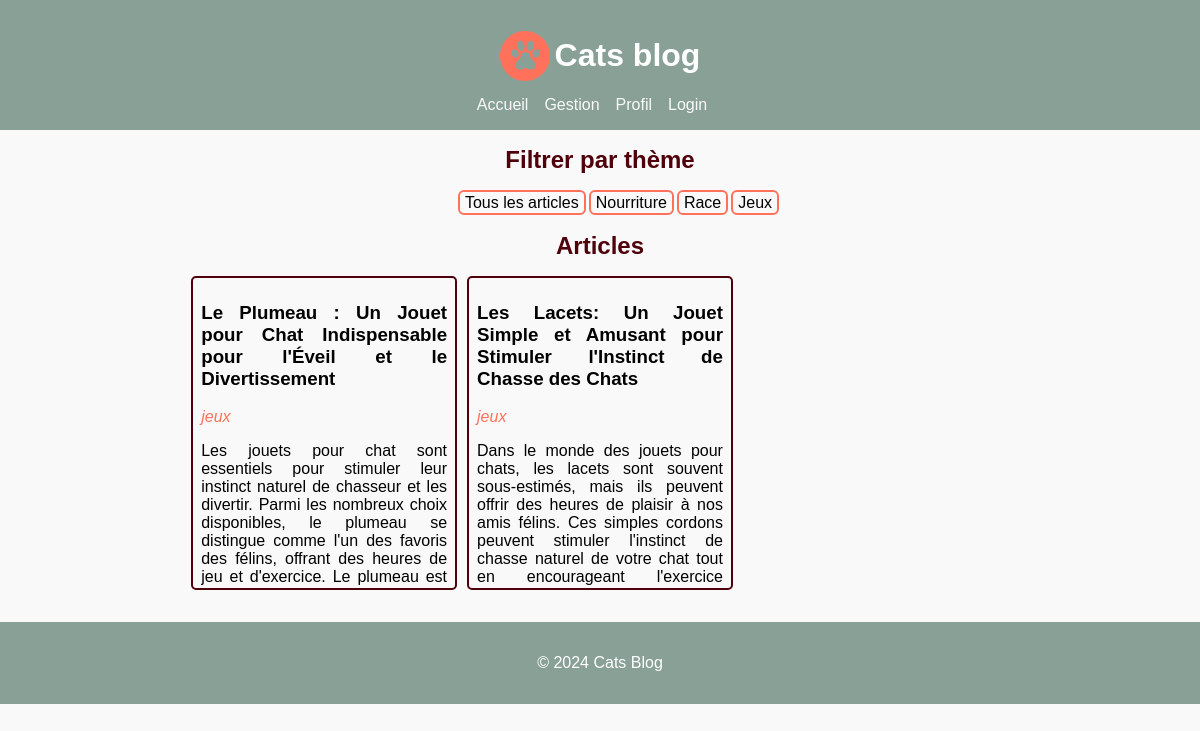
Page /index?theme=jeux on the committed database.
### app/models.py (models this page shows, shortened)
class Article(db.Model):
    id = db.Column(db.Integer, primary_key=True)
    title = db.Column(db.String(140))
    theme = db.Column(db.String(140))
    body = db.Column(db.Text)
    timestamp = db.Column(db.DateTime, index=True, default=datetime.utcnow)
    author_id = db.Column(db.String(140))
    THEMES = ["race", "nourriture", "jeux"]

### app/routes.py (the view)
@app.route('/')
@app.route('/index')
def index():
    articles = Article.query.all()
    theme_selectionne = request.args.get('theme')
    if not theme_selectionne:
        articles_filtres = articles
    else:
        articles_filtres = [article for article in articles if article.theme == theme_selectionne]
    return render_template('home.html', title='Home', articles=articles_filtres)

### app/templates/home.html
{% extends "base.html" %}
{% block content %}
  <h2>Filtrer par thème </h2>
  <ul class="art-link">
      <li><a href="{{ url_for('index') }}" class="art-link__link">Tous les articles</a></li>
      <li><a href="{{ url_for('index', theme='nourriture') }}" class="art-link__link">Nourriture</a></li>
      <li><a href="{{ url_for('index', theme='race') }}" class="art-link__link">Race</a></li>
      <li><a href="{{ url_for('index', theme='jeux') }}" class="art-link__link">Jeux</a></li>
  </ul>
  <h2>Articles</h2>
  <ul class="art-grid">
    <div class="art-grid__cpt">
      {% if articles %}
        {% for article in articles %}
          <div class="art-grid__element">
            <li><a href="{{ url_for('article', id=article.id) }}">
              <h3 class="art__title">{{ article.title }}</h3>
              <em class="art__theme">{{ article.theme }}</em>
              <p class="art__body">{{ article.body}}</p>
            </a></li>
          </div>
        {% endfor %}
      {% else %}
        <li>No articles found</li>
      {% endif %}
    </div>
  </ul>
{% endblock %}

### app/static/style.css (style rules this page uses)
body { font-family: Arial, sans-serif; margin: 0; padding: 0; background-color: #f9f9f9; color: black; height: 100%; }
h2 { margin: auto; color: #4F000B; }
.art-link { list-style: none; display: flex; margin :20px auto; }
.art-link__link { border-radius: 6px; border : solid #FF715B 2px; margin-right: 3px; padding: 2px 5px; }
.art-link__link:focus, .art-link__link,.art-link__link:active { text-decoration: none; color: black; }
.art-grid { list-style: none; padding: 0; }
.art-grid__cpt { width: 70%; margin: auto; display: grid; grid-template-columns: 1fr 1fr 1fr; gap: 10px; }
.art-grid__element { height: 300px; border-radius: 5px; border: solid #4F000B 2px; padding: 5px 8px; overflow: hidden; text-overflow: ellipsis; text-align: justify; }
.art-grid__element li { list-style: none; }
.art-grid__element a, .art-grid__element a:focus, .art-grid__element a:active { text-decoration: none; color: black; }
.art__body { overflow: hidden; text-overflow: ellipsis; text-align: justify; }
.art__theme { font-style: bold; color:#FF715B; }

### rows in the picture
Article: title "Le Plumeau : Un Jouet pour Chat Indispensable pour l'Éveil et le Divertissement", theme "jeux", body "Les jouets pour chat sont essentiels pour stimuler leur instinct naturel de chasseur et les divertir. Parmi les nombreux choix disponibles, le plumeau se distingue comme l'un des favoris des félins, offrant des heures de jeu et d'exercice. Le plumeau est…"
Article: title "Les Lacets: Un Jouet Simple et Amusant pour Stimuler l'Instinct de Chasse des Chats", theme "jeux", body "Dans le monde des jouets pour chats, les lacets sont souvent sous-estimés, mais ils peuvent offrir des heures de plaisir à nos amis félins. Ces simples cordons peuvent stimuler l'instinct de chasse naturel de votre chat tout en encourageant l'exercice…"
